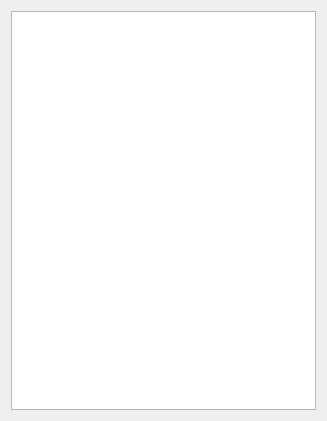
<?xml version="1.0" encoding="UTF-8"?>
<ui version="4.0">
 <class>ItemListWidget</class>
 <widget class="QDockWidget" name="ItemListWidget">
  <property name="geometry">
   <rect>
    <x>0</x>
    <y>0</y>
    <width>327</width>
    <height>421</height>
   </rect>
  </property>
  <property name="windowTitle">
   <string>ItemListWidget</string>
  </property>
  <widget class="QWidget" name="widget">
   <layout class="QVBoxLayout" name="verticalLayout">
    <item>
     <widget class="ItemListView" name="treeView"/>
    </item>
   </layout>
  </widget>
 </widget>
 <layoutdefault spacing="6" margin="11"/>
 <customwidgets>
  <customwidget>
   <class>ItemListView</class>
   <extends>QTreeView</extends>
   <header>itemlist_view.h</header>
  </customwidget>
 </customwidgets>
 <resources/>
 <connections/>
</ui>
